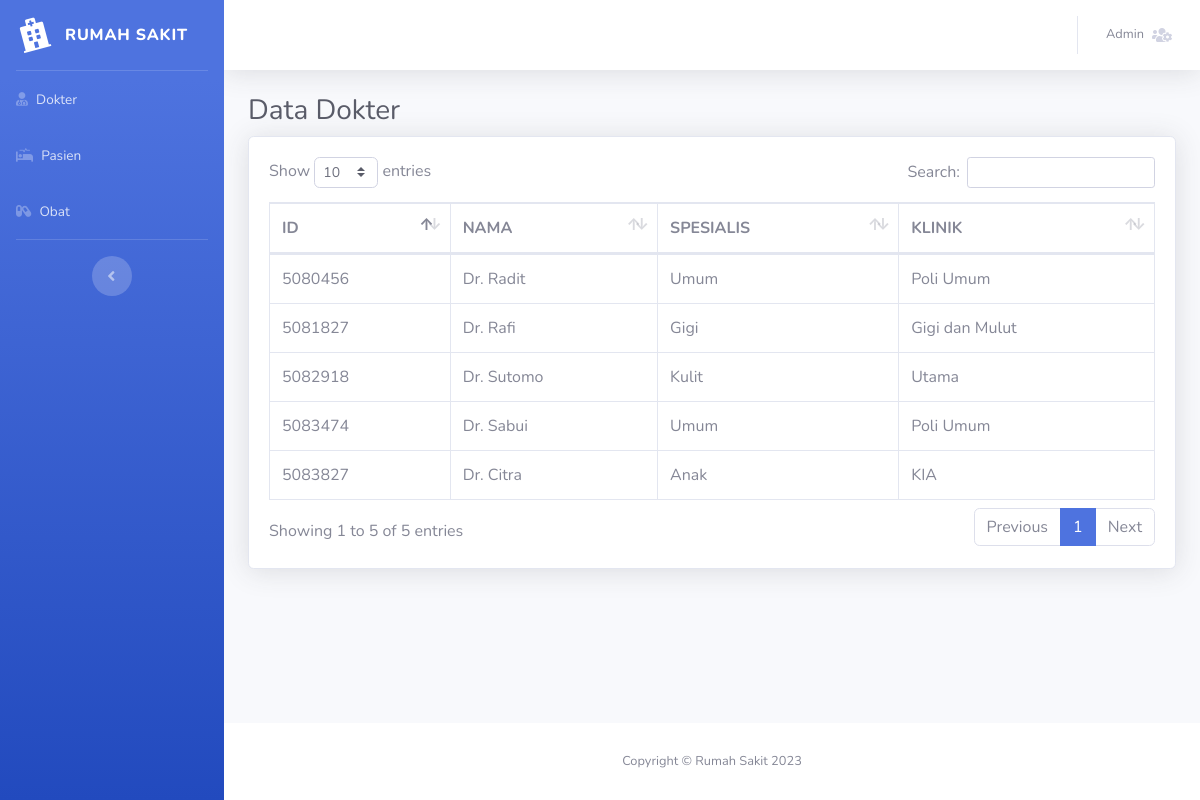
Page /index.php/dokter on the committed database.
### tables this page shows
CREATE TABLE `subairi_dokter` (
  `id` int(11) NOT NULL,
  `nama` varchar(128) NOT NULL,
  `spesialis` varchar(128) NOT NULL,
  `klinik` varchar(128) NOT NULL
);

### application/controllers/Dokter.php (called while the page is built, shortened)
<?php
class dokter extends CI_Controller
{
    function __construct()
    {
        $this->load->model('DokterModel');
    }
    public function index()
    {
        $data['title'] = 'Data Dokter';
        $data['dokter'] = $this->DokterModel->get_dokter();
        $this->load->view('templates/header', $data);
        $this->load->view('dokter/v_dokter', $data);
        $this->load->view('templates/footer', $data);
    }
}

### index.php (called while the page is built, shortened)
<?php
require_once BASEPATH.'core/CodeIgniter.php';

### application/models/DokterModel.php (called while the page is built, shortened)
<?php
class DokterModel extends CI_Model
{
    public function get_dokter()
    {
        return $this->db->get('subairi_dokter')->result();
    }
}

### application/views/dokter/v_dokter.php (the view)
<h1 class="h3 mb-2 text-gray-800"><?= $title ?></h1>
<div class="card shadow mb-4">
    <div class="card-body">
        <div class="table-responsive">
            <table class="table table-bordered" id="dataTable" width="100%" cellspacing="0">
                <thead>
                    <tr>
                        <th>ID</th>
                        <th>NAMA</th>
                        <th>SPESIALIS</th>
                        <th>KLINIK</th>
                    </tr>
                </thead>
                <tbody>
                    <?php foreach ($dokter as $data) : ?>
                        <tr>
                            <td><?= $data->id ?></td>
                            <td><?= $data->nama ?></td>
                            <td><?= $data->spesialis ?></td>
                            <td><?= $data->klinik ?></td>
                        </tr>
                    <?php endforeach; ?>
                </tbody>
            </table>
        </div>
    </div>
</div>
</div>
</div>

### rows in the picture
subairi_dokter: id "5080456", nama "Dr. Radit", spesialis "Umum", klinik "Poli Umum"
subairi_dokter: id "5081827", nama "Dr. Rafi", spesialis "Gigi", klinik "Gigi dan Mulut"
subairi_dokter: id "5082918", nama "Dr. Sutomo", spesialis "Kulit", klinik "Utama"
subairi_dokter: id "5083474", nama "Dr. Sabui", spesialis "Umum", klinik "Poli Umum"
subairi_dokter: id "5083827", nama "Dr. Citra", spesialis "Anak", klinik "KIA"

### other values in the picture
$title "Data Dokter"
